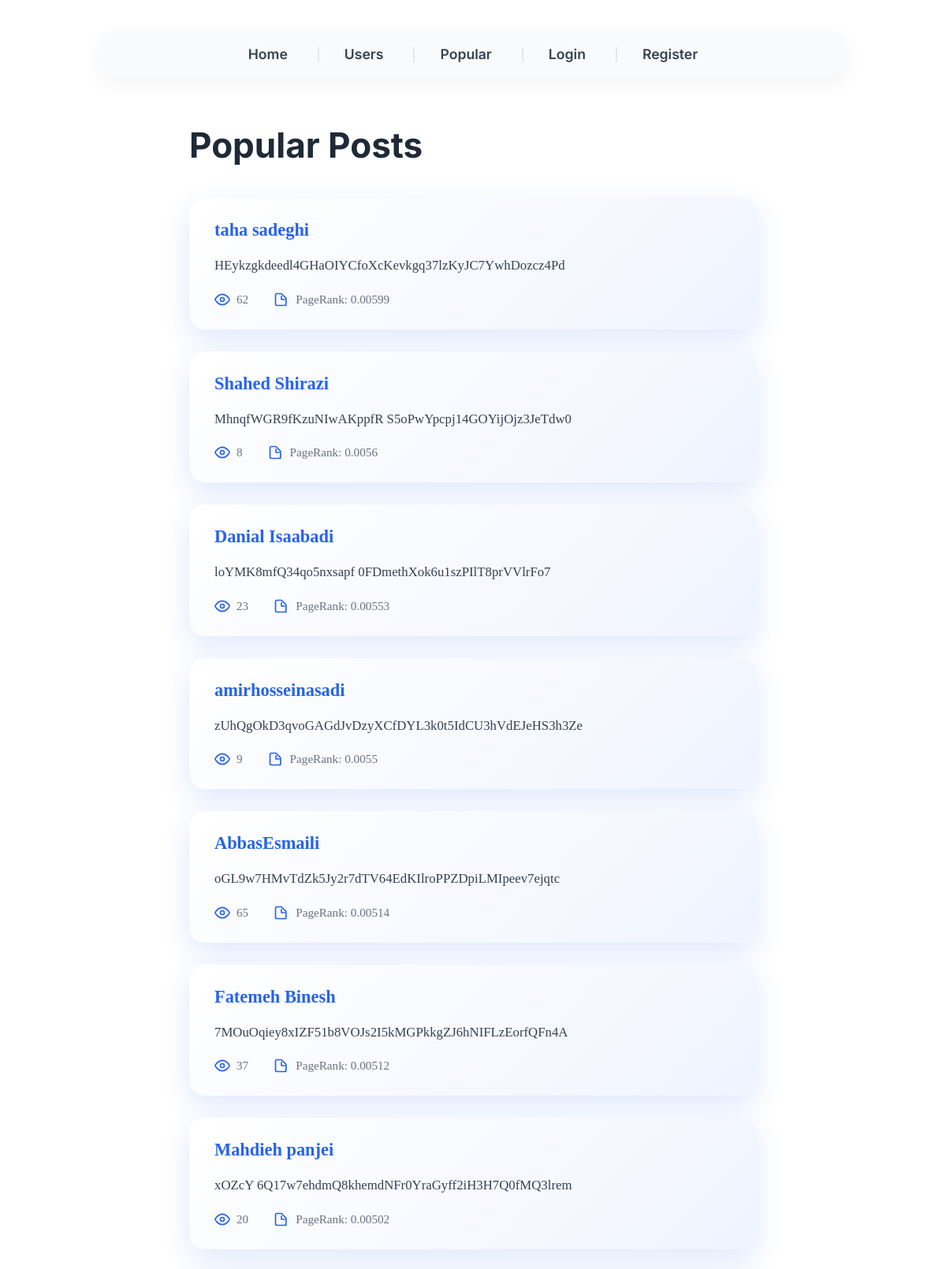
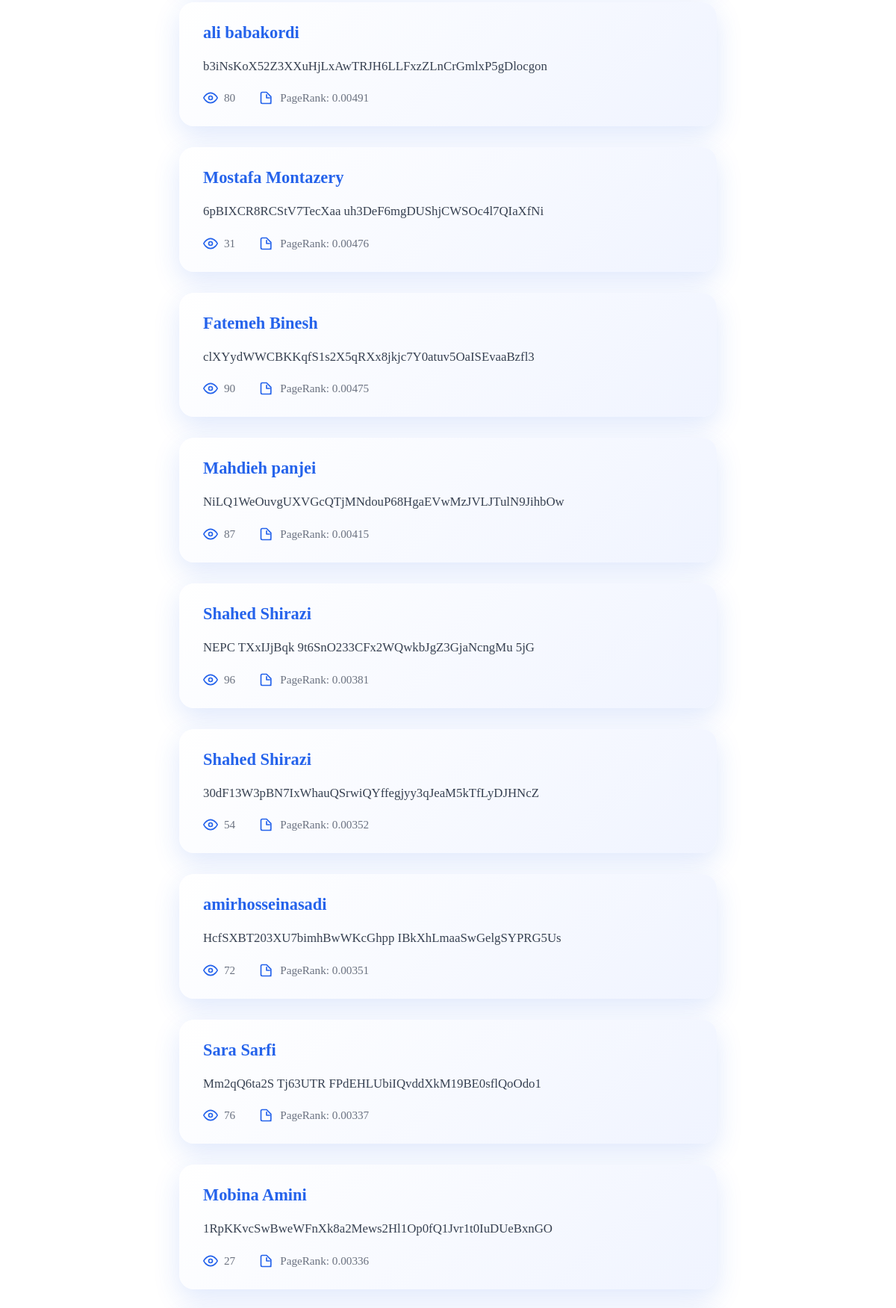
Page /?page=popular (upper part) on the committed database (2 pictures, top to bottom).
### tables this page shows
CREATE TABLE `posts` (
  `id` int(11) NOT NULL,
  `user_id` int(11) NOT NULL,
  `content` varchar(50) NOT NULL
);

CREATE TABLE `users` (
  `id` int(11) NOT NULL,
  `name` varchar(100) NOT NULL,
  `email` varchar(100) NOT NULL,
  `password` varchar(64) NOT NULL
);

### core/View.php (called while the page is built, shortened)
<?php
class View
{
    public static function render(string $view, array $data = []): void
    {
        extract($data);
        include __DIR__ . "/../views/{$view}.php";
    }
}

### controllers/PostController.php (called while the page is built, shortened)
<?php
class PostController
{
    public function popular(): void
    {
        $pageRanks = PostRelation::computePageRank();
        $postsList = Post::getByIds(array_keys($pageRanks));
        usort($postsList, fn($postA, $postB) => $pageRanks[$postB['id']] <=> $pageRanks[$postA['id']]);
        View::render('popular', ['posts' => $postsList, 'ranks' => $pageRanks]);
    }
}

### index.php (called while the page is built, shortened)
<?php
Router::route();

### models/Post.php (called while the page is built, shortened)
<?php
class Post
{
    public static function getByIds(array $ids): array
    {
        $db = Database::connect();
        $in = implode(',', array_fill(0, count($ids), '?'));
        $sql = "
            SELECT posts.*, users.name AS user_name, COALESCE(pv.views, 0) AS view_count
            FROM posts
            JOIN users ON posts.user_id = users.id
            LEFT JOIN (
                SELECT post_id, views FROM post_views
            ) pv ON pv.post_id = posts.id
            WHERE posts.id IN ($in)
        ";
        $stmt = $db->prepare($sql);
        $stmt->execute($ids);
        return $stmt->fetchAll(PDO::FETCH_ASSOC);
    }
}

### models/PostRelation.php (called while the page is built, shortened)
<?php
class PostRelation
{
    public static function getRelations(): array
    {
        $db = Database::connect();
        $stmt = $db->query("SELECT post_1_id, post_2_id FROM post_relation");
        $graph = [];
        foreach ($stmt->fetchAll(PDO::FETCH_ASSOC) as $row) {
            $graph[$row['post_1_id']][] = $row['post_2_id'];
        }
        return $graph;
    }
    public static function computePageRank(float $damping = 0.85, int $iterations = 20): array
    {
        $graph = self::getRelations();
        $allNodes = array_unique(array_merge(array_keys($graph), ...array_values($graph)));
        $nodeCount = count($allNodes);
        $ranks = array_fill_keys($allNodes, 1.0 / $nodeCount);
        for ($i = 0; $i < $iterations; $i++) {
            $newRanks = array_fill_keys($allNodes, (1 - $damping) / $nodeCount);
            foreach ($graph as $from => $tos) {
                $share = $ranks[$from] / count($tos);
                foreach ($tos as $to) {
                    $newRanks[$to] += $damping * $share;
                }
            }
            $ranks = $newRanks;
        }
        arsort($ranks);
        return $ranks;
    }
}

### views/popular.php (the view, shortened to what this page needs)
<?php include 'views/navbar.php'; ?>
<h1>Popular Posts</h1>
<?php if (empty($posts)): ?>
  <div class="no-posts">No popular posts available.</div>
<?php else: ?>
  <div class="posts-container">
    <?php foreach ($posts as $post):
      $userName = htmlspecialchars($post['user_name']);
      $content = htmlspecialchars($post['content']);
      $views = (int)$post['view_count'];
      $pageRank = round($ranks[$post['id']], 5);
    ?>
      <article class="post-card" tabindex="0" aria-label="Popular post by <?= $userName ?>">
        <header class="post-header">
          <strong class="post-user"><?= $userName ?></strong>
        </header>
        <section class="post-content">
          <p><?= nl2br($content) ?></p>
        </section>
        <footer class="post-footer">
          <div class="stats-item" aria-label="Number of views">
            <svg xmlns="http://www.w3.org/2000/svg" class="icon" viewBox="0 0 24 24" fill="none" stroke="currentColor" stroke-width="2" stroke-linecap="round" stroke-linejoin="round" aria-hidden="true">
              <path d="M1 12s4-8 11-8 11 8 11 8-4 8-11 8-11-8-11-8z"></path>
              <circle cx="12" cy="12" r="3"></circle>
            </svg>
            <span><?= $views ?></span>
          </div>
          <div class="stats-item" aria-label="PageRank score">
            <span>PageRank: <?= $pageRank ?></span>
          </div>
        </footer>
      </article>
    <?php endforeach; ?>
  </div>
<?php endif; ?>

### views/popular.php (style rules this page uses)
h1 { font-family: 'Inter', sans-serif; font-weight: 700; font-size: 2.75rem; margin-bottom: 40px; color: #1f2937; user-select: none; max-width: 720px; margin-left: auto; margin-right: auto; text-align: left; }
.posts-container { max-width: 720px; margin: 0 auto; display: flex; flex-direction: column; gap: 28px; }
.post-card { background: linear-gradient(135deg, #ffffff, #f0f4ff); border-radius: 20px; box-shadow: 0 12px 35px rgba(37, 99, 235, 0.15); padding: 28px 32px; transition: box-shadow 0.4s ease, transform 0.4s ease; cursor: default; user-select: text; display: flex; flex-direction: column; gap: 18px; }
.post-header { display: flex; align-items: center; }
.post-user { font-weight: 700; font-size: 1.4rem; color: #2563eb; }
.post-content p { font-size: 1.05rem; color: #374151; line-height: 1.7; margin: 0; white-space: pre-wrap; }
.post-footer { display: flex; gap: 32px; font-size: 0.95rem; color: #6b7280; }
.stats-item { display: flex; align-items: center; gap: 8px; user-select: none; }
.stats-item .icon { width: 20px; height: 20px; stroke: #2563eb; }

### rows in the picture
posts: user.name "taha sadeghi", content "HEykzgkdeedl4GHaOIYCfoXcKevkgq37lzKyJC7YwhDozcz4Pd", views "62", id "0.00599"
posts: user.name "Shahed Shirazi", content "MhnqfWGR9fKzuNIwAKppfR S5oPwYpcpj14GOYijOjz3JeTdw0", views "8", id "0.0056"
posts: user.name "Danial Isaabadi", content "loYMK8mfQ34qo5nxsapf 0FDmethXok6u1szPIlT8prVVlrFo7", views "23", id "0.00553"
posts: user.name "amirhosseinasadi", content "zUhQgOkD3qvoGAGdJvDzyXCfDYL3k0t5IdCU3hVdEJeHS3h3Ze", views "9", id "0.0055"
posts: user.name "AbbasEsmaili", content "oGL9w7HMvTdZk5Jy2r7dTV64EdKIlroPPZDpiLMIpeev7ejqtc", views "65", id "0.00514"
posts: user.name "Fatemeh Binesh", content "7MOuOqiey8xIZF51b8VOJs2I5kMGPkkgZJ6hNIFLzEorfQFn4A", views "37", id "0.00512"
posts: user.name "Mahdieh panjei", content "xOZcY 6Q17w7ehdmQ8khemdNFr0YraGyff2iH3H7Q0fMQ3lrem", views "20", id "0.00502"
posts: user.name "ali babakordi", content "b3iNsKoX52Z3XXuHjLxAwTRJH6LLFxzZLnCrGmlxP5gDlocgon", views "80", id "0.00491"
posts: user.name "Mostafa Montazery", content "6pBIXCR8RCStV7TecXaa uh3DeF6mgDUShjCWSOc4l7QIaXfNi", views "31", id "0.00476"
posts: user.name "Fatemeh Binesh", content "clXYydWWCBKKqfS1s2X5qRXx8jkjc7Y0atuv5OaISEvaaBzfl3", views "90", id "0.00475"
posts: user.name "Mahdieh panjei", content "NiLQ1WeOuvgUXVGcQTjMNdouP68HgaEVwMzJVLJTulN9JihbOw", views "87", id "0.00415"
posts: user.name "Shahed Shirazi", content "NEPC TXxIJjBqk 9t6SnO233CFx2WQwkbJgZ3GjaNcngMu 5jG", views "96", id "0.00381"
posts: user.name "Shahed Shirazi", content "30dF13W3pBN7IxWhauQSrwiQYffegjyy3qJeaM5kTfLyDJHNcZ", views "54", id "0.00352"
posts: user.name "amirhosseinasadi", content "HcfSXBT203XU7bimhBwWKcGhpp IBkXhLmaaSwGelgSYPRG5Us", views "72", id "0.00351"
posts: user.name "Sara Sarfi", content "Mm2qQ6ta2S Tj63UTR FPdEHLUbiIQvddXkM19BE0sflQoOdo1", views "76", id "0.00337"
posts: user.name "Mobina Amini", content "1RpKKvcSwBweWFnXk8a2Mews2Hl1Op0fQ1Jvr1t0IuDUeBxnGO", views "27", id "0.00336"
